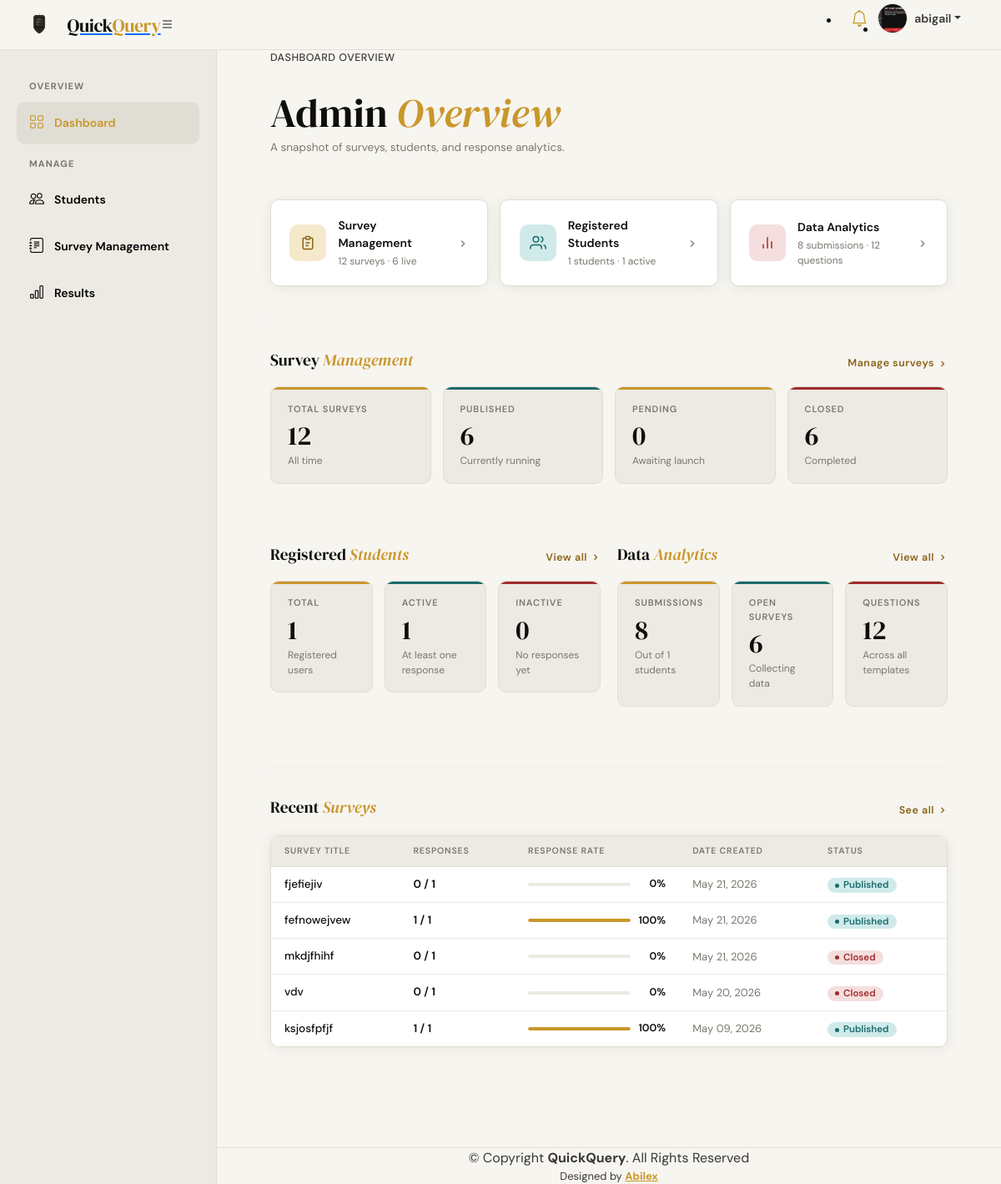
Page /public/admin/index (signed in) on the committed database.
### tables this page shows
CREATE TABLE `surveys` (
  `id` int(11) NOT NULL,
  `user_id` int(11) NOT NULL,
  `title` varchar(255) NOT NULL,
  `description` text NOT NULL,
  `status` enum('pending','published','closed') NOT NULL,
  `created_at` timestamp NOT NULL DEFAULT current_timestamp(),
  `category_id` int(11) DEFAULT NULL,
  `start_date` datetime DEFAULT NULL,
  `end_date` datetime DEFAULT NULL
);

### public/admin/index.php (the view, shortened to what this page needs)
<?php
include('./includes/header.php');
include('./includes/topbar.php');
include('./includes/sidebar.php');
include('../../app/config/config.php');
$sql = "SELECT s.id, s.title, s.description, s.status, s.created_at,
               COUNT(DISTINCT r.user_id) as response_count
        FROM surveys s
        LEFT JOIN responses r ON r.survey_id = s.id
        GROUP BY s.id
        ORDER BY s.created_at DESC";
$result = mysqli_query($conn, $sql);
$surveys = [];
$statTotal = 0;
$statPublished = 0;
$statPending = 0;
$statClosed = 0;
$totalResponses = 0;
while ($row = mysqli_fetch_assoc($result)) {
  $surveys[] = $row;
  $statTotal++;
  $totalResponses += (int)$row['response_count'];
  if ($row['status'] === 'published') $statPublished++;
  elseif ($row['status'] === 'pending') $statPending++;
  elseif ($row['status'] === 'closed') $statClosed++;
}
$usersRes = mysqli_query($conn, "SELECT COUNT(*) as cnt FROM users WHERE role = 'user'");
$totalStudents = (int)mysqli_fetch_assoc($usersRes)['cnt'];
$activeCount = 0;
$inactiveCount = 0;
$studentResult = mysqli_query($conn, "SELECT id FROM users WHERE role = 'user'");
while ($s = mysqli_fetch_assoc($studentResult)) {
  $uid = (int)$s['id'];
  $check = mysqli_query($conn, "SELECT COUNT(*) as cnt FROM responses WHERE user_id = $uid");
  $row = mysqli_fetch_assoc($check);
  if ($row['cnt'] > 0) $activeCount++;
  else $inactiveCount++;
}
$qRes = mysqli_query($conn, "SELECT COUNT(*) as cnt FROM questions");
$totalQuestions = (int)mysqli_fetch_assoc($qRes)['cnt'];
$recentSurveys = array_slice($surveys, 0, 5);
?>
<div class="main-wrapper">
  <div class="breadcrumbs"><span class="current-page">Dashboard Overview</span></div>
  <header>
    <div>
      <h1>Admin <em>Overview</em></h1>
      <p class="header-sub">A snapshot of surveys, students, and response analytics.</p>
    </div>
  </header>
  <div class="nav-cards">
    <a href="surveymanagement.php" class="nav-card">
      <div class="nav-icon gold"><svg viewBox="0 0 24 24">
          <path d="M9 5H7a2 2 0 00-2 2v12a2 2 0 002 2h10a2 2 0 002-2V7a2 2 0 00-2-2h-2" />
          <rect x="9" y="3" width="6" height="4" rx="1" />
          <line x1="9" y1="12" x2="15" y2="12" />
          <line x1="9" y1="16" x2="13" y2="16" />
        </svg></div>
      <div class="nav-card-body">
        <div class="nav-card-title">Survey Management</div>
        <div class="nav-card-sub"><?= $statTotal ?> surveys · <?= $statPublished ?> live</div>
      </div>
      <div class="nav-card-arrow"><svg viewBox="0 0 24 24">
          <polyline points="9 18 15 12 9 6" />
        </svg></div>
    </a>
    <a href="students.php" class="nav-card">
      <div class="nav-icon teal"><svg viewBox="0 0 24 24">
          <path d="M17 21v-2a4 4 0 00-4-4H5a4 4 0 00-4 4v2" />
          <circle cx="9" cy="7" r="4" />
          <path d="M23 21v-2a4 4 0 00-3-3.87" />
          <path d="M16 3.13a4 4 0 010 7.75" />
        </svg></div>
      <div class="nav-card-body">
        <div class="nav-card-title">Registered Students</div>
        <div class="nav-card-sub"><?= $totalStudents ?> students · <?= $activeCount ?> active</div>
      </div>
      <div class="nav-card-arrow"><svg viewBox="0 0 24 24">
          <polyline points="9 18 15 12 9 6" />
        </svg></div>
    </a>
    <a href="results.php" class="nav-card">
      <div class="nav-icon rose"><svg viewBox="0 0 24 24">
          <line x1="18" y1="20" x2="18" y2="10" />
          <line x1="12" y1="20" x2="12" y2="4" />
          <line x1="6" y1="20" x2="6" y2="14" />
        </svg></div>
      <div class="nav-card-body">
        <div class="nav-card-title">Data Analytics</div>
        <div class="nav-card-sub"><?= number_format($totalResponses) ?> submissions · <?= $totalQuestions ?> questions</div>
      </div>
      <div class="nav-card-arrow"><svg viewBox="0 0 24 24">
          <polyline points="9 18 15 12 9 6" />
        </svg></div>
    </a>
  </div>
  <hr class="divider">
  <div class="section-label">
    <h2>Survey <em>Management</em></h2>
    <a href="surveymanagement.php" class="section-link">Manage surveys <svg viewBox="0 0 24 24">
        <polyline points="9 18 15 12 9 6" />
      </svg></a>
  </div>
  <div class="stat-strip-4">
    <div class="stat-card gold">
      <div class="stat-label">Total Surveys</div>
      <div class="stat-value"><?= $statTotal ?></div>
      <div class="stat-sub">All time</div>
    </div>
    <div class="stat-card teal">
      <div class="stat-label">Published</div>
      <div class="stat-value"><?= $statPublished ?></div>
      <div class="stat-sub">Currently running</div>
    </div>
    <div class="stat-card gold-acc">
      <div class="stat-label">Pending</div>
      <div class="stat-value"><?= $statPending ?></div>
      <div class="stat-sub">Awaiting launch</div>
    </div>
    <div class="stat-card rose">
      <div class="stat-label">Closed</div>
      <div class="stat-value"><?= $statClosed ?></div>
      <div class="stat-sub">Completed</div>
    </div>
  </div>
  <hr class="divider">
  <div class="two-col">
    <div>
      <div class="section-label">
        <h2>Registered <em>Students</em></h2>
        <a href="students.php" class="section-link">View all <svg viewBox="0 0 24 24">
            <polyline points="9 18 15 12 9 6" />
          </svg></a>
      </div>
      <div class="stat-strip-3">
        <div class="stat-card gold">
          <div class="stat-label">Total</div>
          <div class="stat-value"><?= $totalStudents ?></div>
          <div class="stat-sub">Registered users</div>
        </div>
        <div class="stat-card teal">
          <div class="stat-label">Active</div>
          <div class="stat-value"><?= $activeCount ?></div>
          <div class="stat-sub">At least one response</div>
        </div>
        <div class="stat-card rose">
          <div class="stat-label">Inactive</div>
          <div class="stat-value"><?= $inactiveCount ?></div>
          <div class="stat-sub">No responses yet</div>
        </div>
      </div>
    </div>
    <div>
      <div class="section-label">
        <h2>Data <em>Analytics</em></h2>
        <a href="results.php" class="section-link">View all <svg viewBox="0 0 24 24">
            <polyline points="9 18 15 12 9 6" />
          </svg></a>
      </div>
      <div class="stat-strip-3">
        <div class="stat-card gold">
          <div class="stat-label">Submissions</div>
          <div class="stat-value"><?= number_format($totalResponses) ?></div>
          <div class="stat-sub">Out of <?= $totalStudents ?> students</div>
        </div>
        <div class="stat-card teal">
          <div class="stat-label">Open Surveys</div>
          <div class="stat-value"><?= $statPublished ?></div>
          <div class="stat-sub">Collecting data</div>
        </div>
        <div class="stat-card rose">
          <div class="stat-label">Questions</div>
          <div class="stat-value"><?= number_format($totalQuestions) ?></div>
          <div class="stat-sub">Across all templates</div>
        </div>
      </div>
    </div>
  </div>
  <hr class="divider">
  <div class="section-label" style="margin-bottom:14px;">
    <h2>Recent <em>Surveys</em></h2>
    <a href="surveymanagement.php" class="section-link">See all <svg viewBox="0 0 24 24">
        <polyline points="9 18 15 12 9 6" />
      </svg></a>
  </div>
  <div class="table-wrap" style="margin-bottom:2.25rem;">
    <div class="table-scroll">
      <table>
        <thead>
          <tr>
            <th>Survey Title</th>
            <th>Responses</th>
            <th>Response Rate</th>
            <th>Date Created</th>
            <th>Status</th>
          </tr>
        </thead>
        <tbody>
          <?php if (empty($recentSurveys)): ?>
            <tr>
              <td colspan="5" style="text-align:center;padding:2rem;color:var(--ink-3);">No surveys yet.</td>
            </tr>
          <?php else: ?>
            <?php foreach ($recentSurveys as $s):
              $responses = (int)$s['response_count'];
              $pct = $totalStudents > 0 ? round(($responses / $totalStudents) * 100) : 0;
              $dateLabel = date('M d, Y', strtotime($s['created_at']));
            ?>
              <tr>
                <td>
                  <div class="survey-title"><?= htmlspecialchars($s['title']) ?></div>
                </td>
                <td style="font-weight:600;color:var(--ink);"><?= number_format($responses) ?> / <?= $totalStudents ?></td>
                <td>
                  <div class="prog-wrap">
                    <div class="prog-track">
                      <div class="prog-fill" style="width:<?= $pct ?>%;"></div>
                    </div>
                    <span class="prog-num"><?= $pct ?>%</span>
                  </div>
                </td>
                <td style="color:var(--ink-3);font-size:13px;"><?= $dateLabel ?></td>
                <td>
                  <?php if ($s['status'] === 'published'): ?>
                    <span class="badge badge-published">Published</span>
                  <?php elseif ($s['status'] === 'pending'): ?>
                    <span class="badge badge-pending">Pending</span>
                  <?php else: ?>
                    <span class="badge badge-closed">Closed</span>
                  <?php endif; ?>
                </td>
              </tr>
            <?php endforeach; ?>
          <?php endif; ?>
        </tbody>
      </table>
    </div>
  </div>
</div>
</main>
<?php include('./includes/footer.php'); ?>

### public/admin/includes/sidebar.php (style rules this page uses)
.main-wrapper { margin-left: 260px; transition: all 0.3s; }

### rows in the picture
surveys: title "fjefiejiv", responses "0", totalStudents "1", pct "0", created_at "May 21, 2026", status "Published"
surveys: title "fefnowejvew", responses "1", totalStudents "1", pct "100", created_at "May 21, 2026", status "Published"
surveys: title "mkdjfhihf", responses "0", totalStudents "1", pct "0", created_at "May 21, 2026", status "Closed"
surveys: title "vdv", responses "0", totalStudents "1", pct "0", created_at "May 20, 2026", status "Closed"
surveys: title "ksjosfpfjf", responses "1", totalStudents "1", pct "100", created_at "May 09, 2026", status "Published"

### other values in the picture
$_SESSION['authUser']['username'] "abigail"
$statTotal "12"
$statPublished "6"
$totalStudents "1"
$activeCount "1"
$totalResponses "8"
$totalQuestions "12"
$statPending "0"
$statClosed "6"
$inactiveCount "0"
